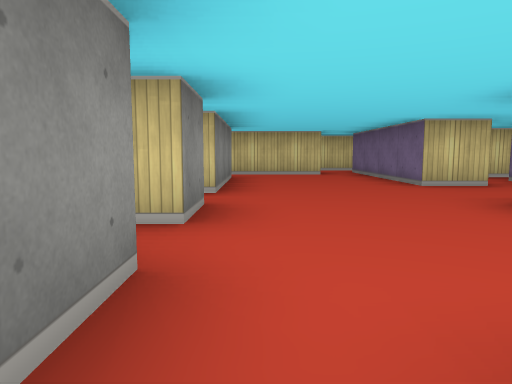
View 1 (above)

16 first-person views from a walk through a cub3D maze. The camera is about half as high as the walls, tilts 6° down and sees 70° across. The floor is counted in squares. Each view is taken from the middle of a square. On the plan, view 1 faces up. The plan holds only what a view shows up to about 9 squares ahead; the rest is blank.

View 2
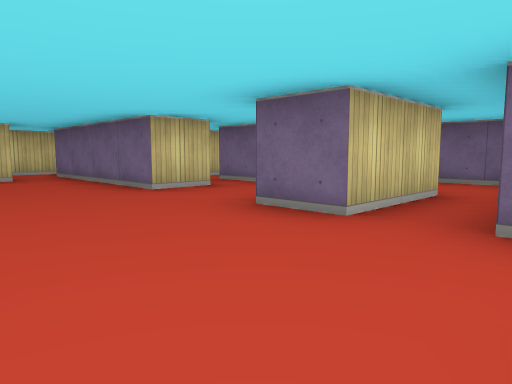

View 3
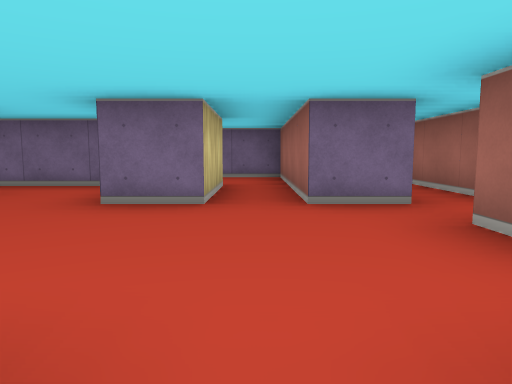

View 4
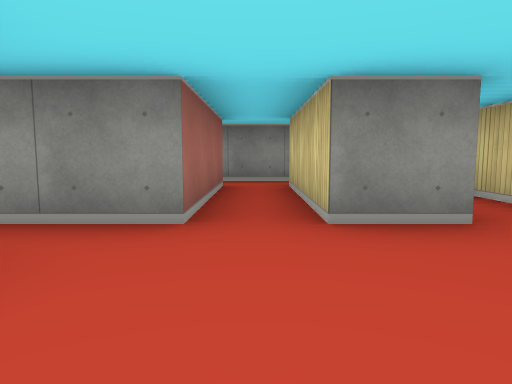

View 5
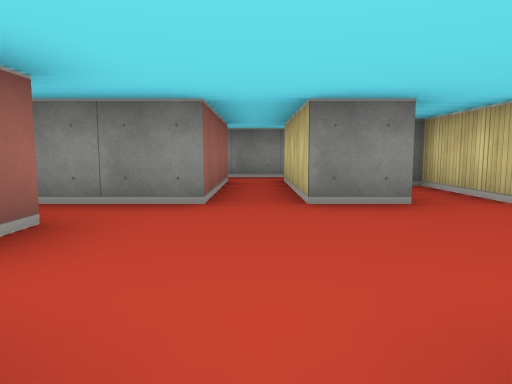

View 6
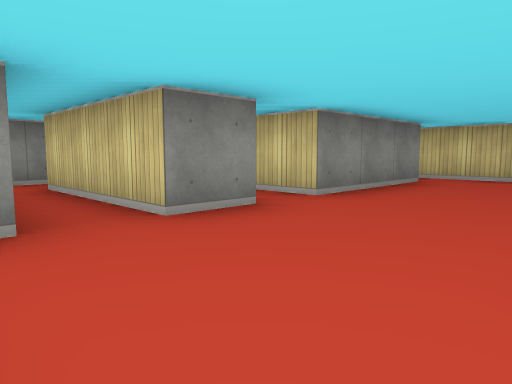

View 7
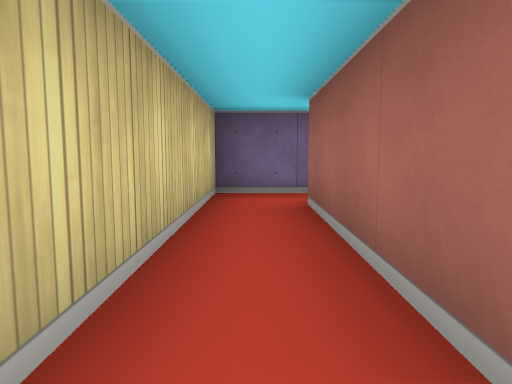

View 8
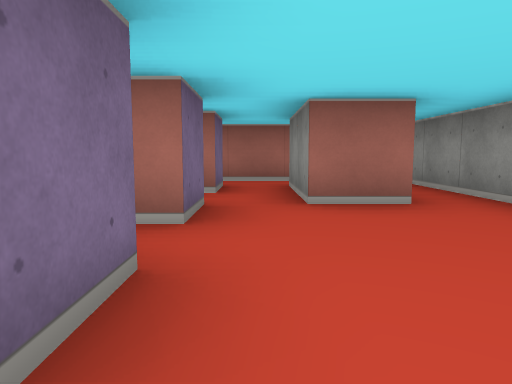

View 9
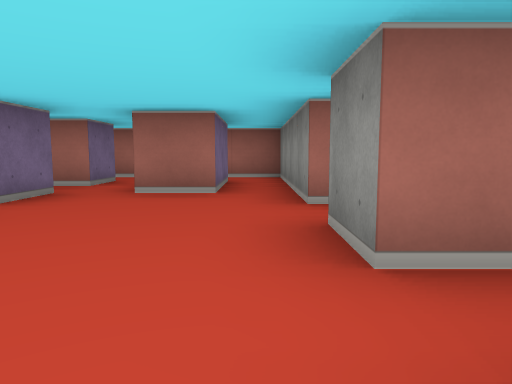

View 10
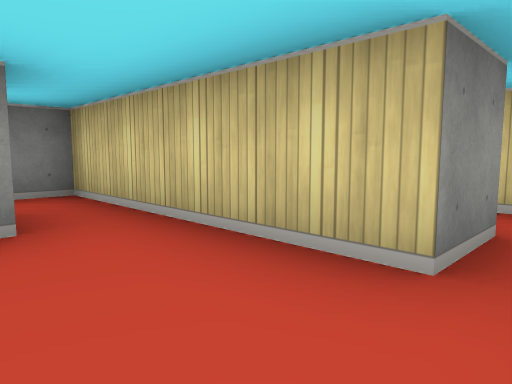

View 11
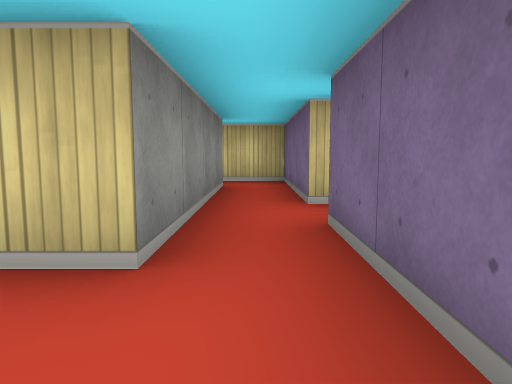

View 12
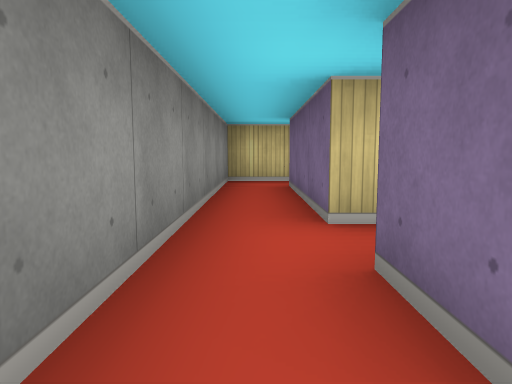

View 13
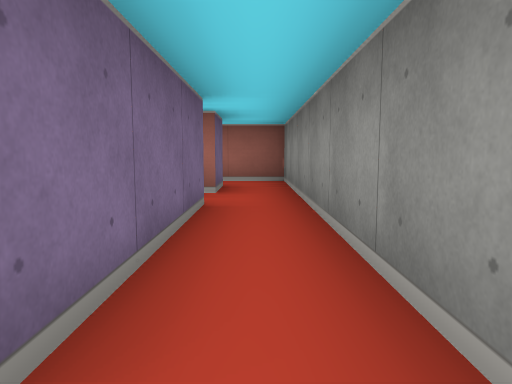

View 14
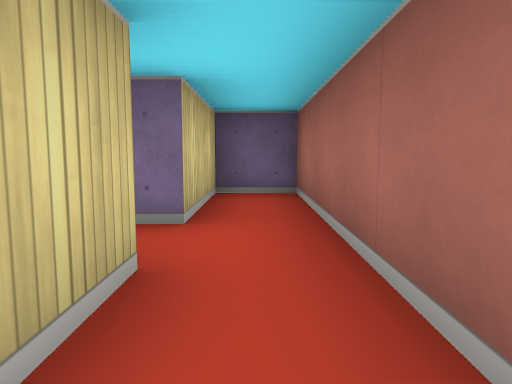

View 15
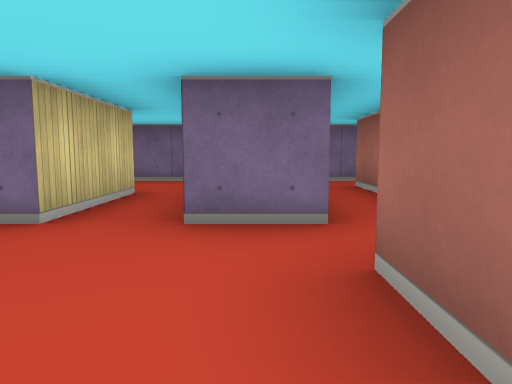

View 16
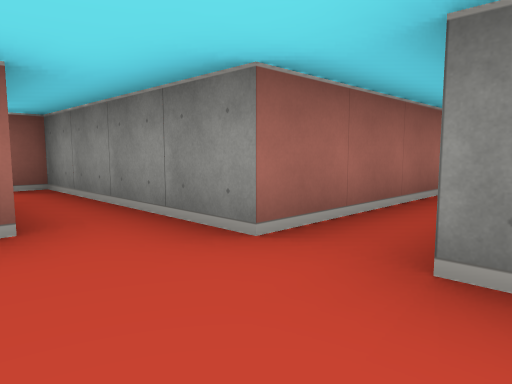

### Floor plan
Ten units are one square. View 1 is at (0, 0); x grows to the right and y downward. Boxes are objects, and circles mark ways between rooms. Rooms are numbered by the first view taken in them; rooms with no view inside come last. Other rooms are left out.
<svg viewBox="-50 -110 120 140">
<path fill="none" stroke="#000" d="M-11 -35 -5 -35 -5 -25M-5 -15 -5 15M35 -55 25 -55 25 -85M25 -5 25 -15 65 -15 65 -32M-5 -76 -5 -45 -25 -45M46 -25 25 -25 25 -35M15 -85 -5 -85M5 15 5 -5 15 -5 15 15M25 15 25 5M-35 -5 -35 -15 -5 -15M-5 -25 -35 -25 -35 -55M-34 -65 -45 -65 -45 -5M45 -42 45 -56M-45 -5 -45 5 -34 5M-5 15 -5 25 15 25M15 15 5 15M65 9 65 -5 25 -5M25 5 55 5M15 -96 15 -85M25 -85 25 -95M36 -105 12 -105M35 -95 35 -75M45 -75 45 -105 36 -105M35 -75 35 -55M45 -56 45 -65M54 -75 45 -75M15 25 45 25 45 15 25 15M-5 -85 -25 -85 -25 -79"/>
<circle cx="0" cy="-20" r="3" fill="#2a7"/>
<circle cx="30" cy="-45" r="3" fill="#2a7"/>
<circle cx="0" cy="5" r="3" fill="#2a7"/>
<circle cx="20" cy="0" r="3" fill="#2a7"/>
<circle cx="20" cy="-90" r="3" fill="#2a7"/>
<circle cx="20" cy="10" r="3" fill="#2a7"/>
<circle cx="-10" cy="-80" r="3" fill="#2a7"/>
<circle cx="-40" cy="-10" r="3" fill="#2a7"/>
<circle cx="40" cy="-60" r="3" fill="#2a7"/>
<circle cx="10" cy="20" r="3" fill="#2a7"/>
<circle cx="30" cy="-100" r="3" fill="#2a7"/>
<circle cx="40" cy="-85" r="3" fill="#2a7"/>
<text x="10" y="-40">1</text>
<text x="-40" y="-30">2</text>
<text x="40" y="-50">3</text>
<text x="-40" y="0">4</text>
<text x="0" y="20">5</text>
<text x="50" y="0">6</text>
<text x="20" y="-100">7</text>
<text x="40" y="-90">8</text>
<text x="40" y="-70">9</text>
<text x="30" y="20">10</text>
<text x="-20" y="-80">11</text>
</svg>
Room 1 opens to room 2. Room 1 opens to room 3. Room 1 opens to room 5. Room 1 opens to room 6. Room 1 opens to room 7. Room 1 opens to room 10. Room 1 opens to room 11. Room 2 opens to room 4. Room 3 opens to room 9. Room 5 opens to room 10. Room 7 opens to room 8. Room 8 opens to room 9.

Where each view was taken, in squares from view 1:
view 1: 0 up, 0 right, facing up
view 2: 1 up, 0 right, facing up-right
view 3: 2 up, 1 left, facing right
view 4: 2 up, 2 right, facing left
view 5: 2 up, 3 right, facing left
view 6: 1 up, 2 right, facing up-left
view 7: 0 up, 2 right, facing right
view 8: 4 up, 2 right, facing down
view 9: 5 up, 0 right, facing down
view 10: 7 up, 2 right, facing up-left
view 11: 4 up, 4 right, facing up
view 12: 0 up, 4 left, facing up
view 13: 6 up, 4 left, facing down
view 14: 2 down, 0 right, facing right
view 15: 1 up, 0 right, facing right
view 16: 3 up, 1 right, facing down-left
